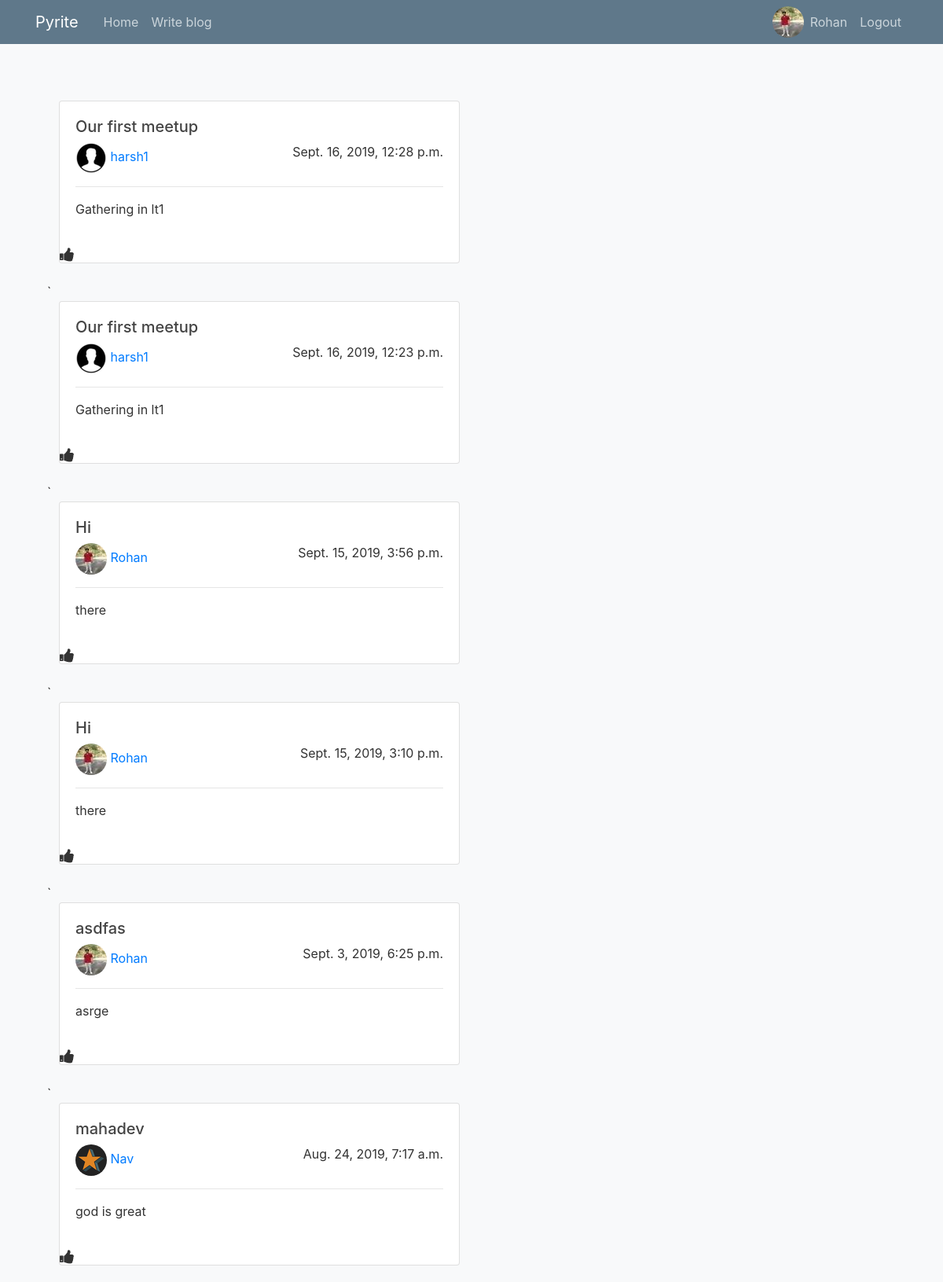
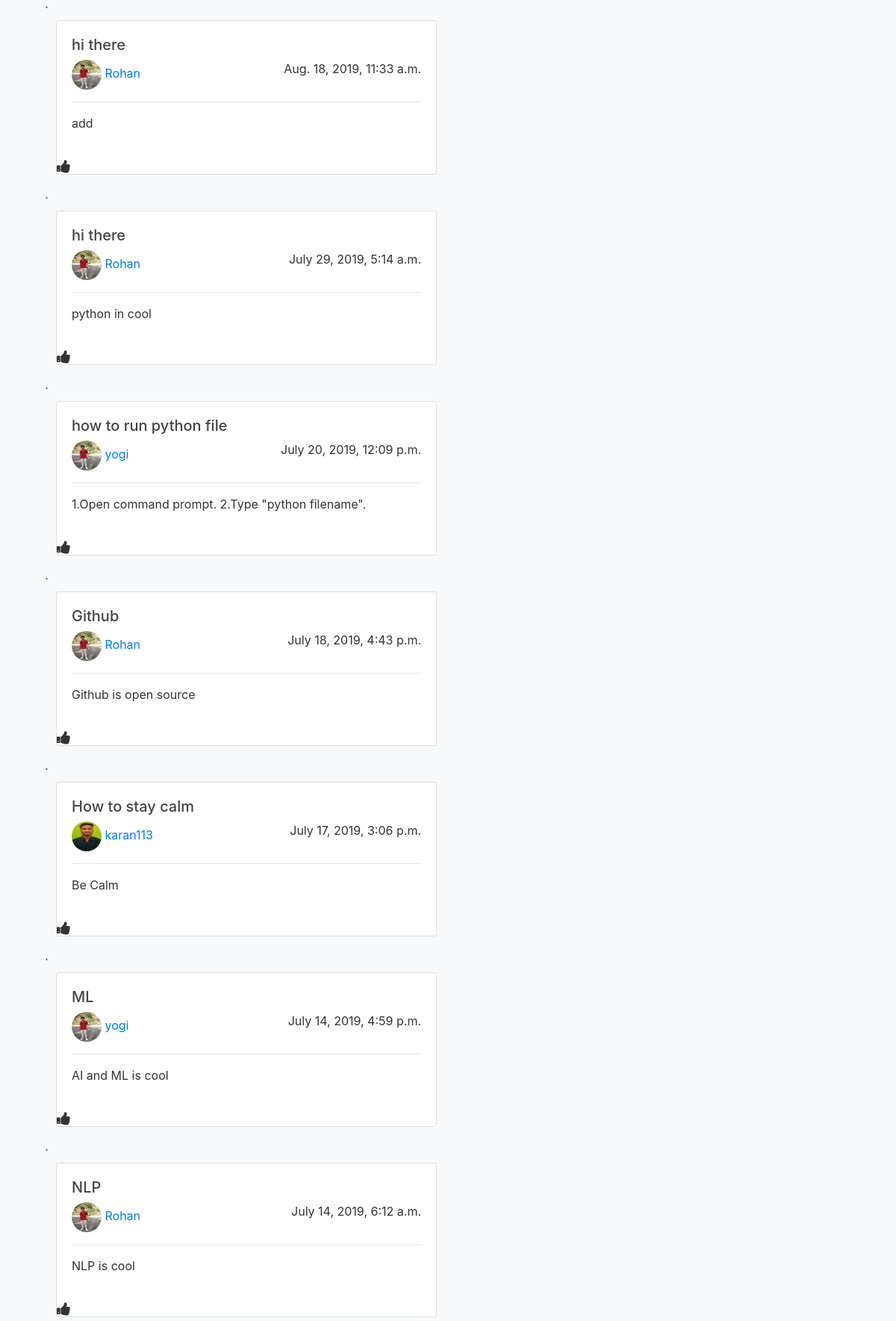
The page /home/ (signed in, upper part) on the database its author committed (2 pictures, top to bottom).
### blog/models.py (models this page shows, shortened)
class Post(models.Model):
    title=models.CharField(max_length=100)
    content=models.TextField()
    posted_on=models.DateTimeField(default=timezone.now)
    author=models.IntegerField()
    likes=models.ManyToManyField(User, related_name='liked', symmetrical=False)

### blog/views.py (the view)
# urls.py: path('',views.home),
def home(request):
    d={}
    profile=Profile.objects.all()
    url=''
    for i in profile:
        d.update({i.user.id:[i.user.username,i.avatar]})
    b=Post.objects.all()
    l=[]
    avtar=d[request.user.id][1]
    for i in b:
        print (i.author)
        url='/user/profile'+str(i.author)+"/"
        t=post("      "+d[i.author][0],i.title,i.content,d[i.author][1],i.posted_on,url,i.id)
        l.append(t)
    l=l[::-1]
    return render(request,'blog/home.html',{'blogs':l,'avatar':avtar})

### templates/blog/home.html (shortened to what this page needs)
{% extends 'blog/base.html' %}
{% load bootstrap4 %}
{% block content %}
<br></br>
<div class="container">
    <div class="col">
            {% for blog in blogs %}
            <div class="col-sm-6">
                <div class="card  mb-4">
                    <div class="card-body">
                        <h5  class="float-center">{{blog.title}}</h5>
                        <h9 class="float-right"></h5>{{blog.posted_on}}</h9>
                        <p class="card-title" class="text-info"><img src="{{blog.avatar.url}}"  class="rounded-circle"><a href={{ blog.url }} title="View User">{{blog.author}}</a><hr> {{blog.content}}</p>
                    </div>
                    <i onclick="myFunction(this)" class="fa fa-thumbs-up" name="{{blog.id}}"></i>
                </div>
            </div>
    `       {% endfor %}
    </div>
</div>
{% endblock%}

### templates/blog/base.html (shortened to what this page needs)
{% load bootstrap4 %}
{% bootstrap_css %}
<!DOCTYPE html>
<html lang="en">
<head>
  <link rel="stylesheet" href="https://cdnjs.cloudflare.com/ajax/libs/font-awesome/4.7.0/css/font-awesome.min.css">
  <link rel="stylesheet" href="https://stackpath.bootstrapcdn.com/bootstrap/4.3.1/css/bootstrap.min.css"></link>
</head>
<body class="bg-light">
<header class="site-header">
    <nav class="navbar navbar-expand-md navbar-dark bg-steel fixed-top">
      <div class="container">
        <a class="navbar-brand mr-4" href="/home">Pyrite</a>
        <div class="collapse navbar-collapse" id="navbarToggle">
          <div class="navbar-nav mr-auto">
            <a class="nav-item nav-link" href="/home">Home</a>
            <a class="nav-item nav-link" href="/addblog">Write blog</a>
          </div>
          <div class="navbar-nav">
            <img src="{{avatar.url}}" class="rounded-circle">
            <a class="nav-item nav-link" href="/user/myprofile">{{user.username}}</a>
            <a class="nav-item nav-link" href="/logout">Logout</a>
          </div>
        </div>
      </div>
    </nav>
  </header>
              {% block content %} {% endblock %}
</body>
</html>

### templates/blog/base.html (style rules this page uses)
.card { margin: 0 auto; float: none; margin-bottom: 10px; }
body { background: #fafafa; color: #333333; margin-top: 5rem; }
h1, h2, h3, h4, h5, h6 { color: #444444; }
.bg-steel { background-color: #5f788a; }
.site-header .navbar-nav .nav-link { color: #cbd5db; }
.fa { font-size: 20px; cursor: pointer; user-select: none; }

### rows shown on the page
Post: title "Our first meetup", posted_on "Sept. 16, 2019, 12:28 p.m.", content "Gathering in lt1"
Post: title "Our first meetup", posted_on "Sept. 16, 2019, 12:23 p.m.", content "Gathering in lt1"
Post: title "Hi", posted_on "Sept. 15, 2019, 3:56 p.m.", content "there"
Post: title "Hi", posted_on "Sept. 15, 2019, 3:10 p.m.", content "there"
Post: title "asdfas", posted_on "Sept. 3, 2019, 6:25 p.m.", content "asrge"
Post: title "mahadev", posted_on "Aug. 24, 2019, 7:17 a.m.", content "god is great"
Post: title "hi there", posted_on "Aug. 18, 2019, 11:33 a.m.", content "add"
Post: title "hi there", posted_on "July 29, 2019, 5:14 a.m.", content "python in cool"
Post: title "how to run python file", posted_on "July 20, 2019, 12:09 p.m.", content "1.Open command prompt. 2.Type \"python filename\"."
Post: title "Github", posted_on "July 18, 2019, 4:43 p.m.", content "Github is open source"
Post: title "How to stay calm", posted_on "July 17, 2019, 3:06 p.m.", content "Be Calm"
Post: title "ML", posted_on "July 14, 2019, 4:59 p.m.", content "AI and ML is cool"
Post: title "NLP", posted_on "July 14, 2019, 6:12 a.m.", content "NLP is cool"

### other values the page prints
{{ user.username }} "Rohan"
{{ blog.author }} "harsh1" "harsh1" "Rohan" "Rohan" "Rohan" "Nav" "Rohan" "Rohan" "yogi" "Rohan" "karan113" "yogi" "Rohan"
